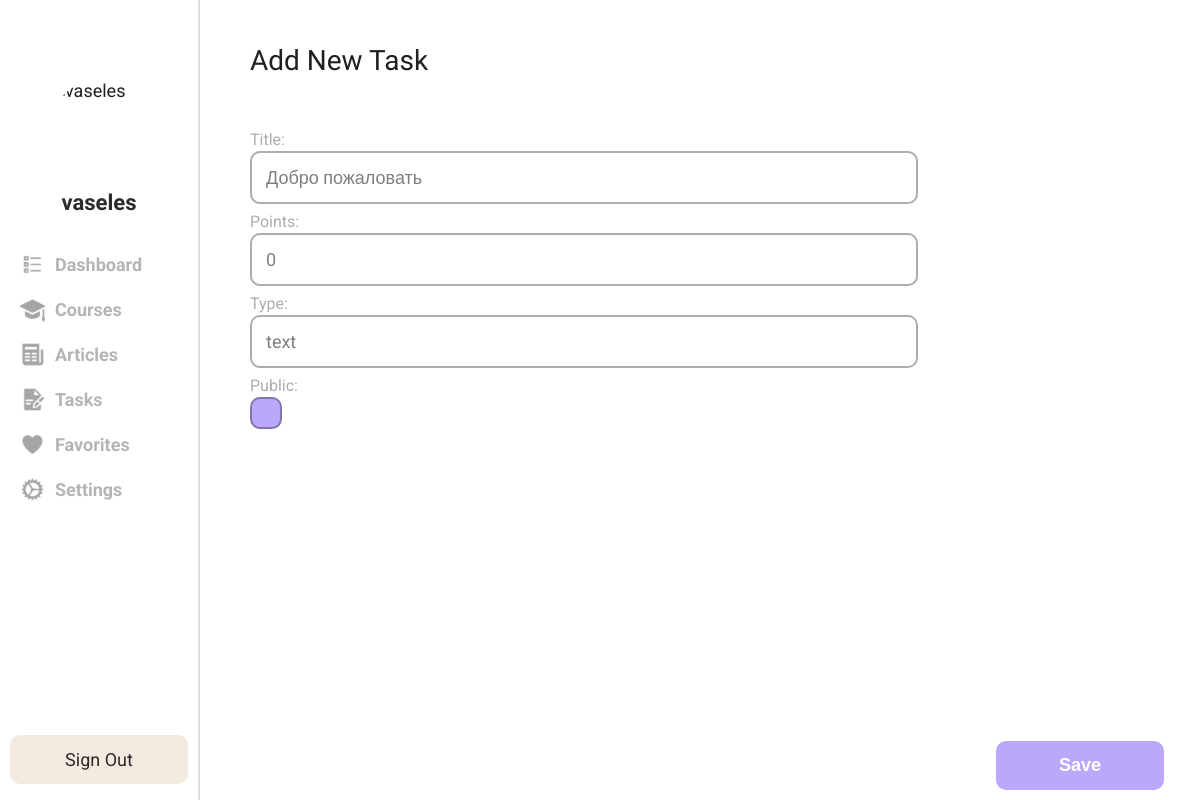
Page /courses/1/edit/tasks/1/edit (signed in) on the committed database.
### course/models.py (models this page shows, shortened)
class Task(models.Model):
    TYPE = (
        ('text','text'),
        ('video', 'video'),
        ('project','project'),
        ('code', 'code'),
    )
    title = models.CharField(max_length=255)
    type = models.CharField(max_length=10, choices=TYPE, blank=True)
    points = models.IntegerField(default=0)
    video = models.FileField(upload_to='courses/tasks/videos', blank=True)
    text = RichTextField(blank=True)
    url_on_repo  = models.ManyToManyField(TaskURLField, blank=True)
    code_true_answer = models.CharField(max_length=255, blank=True)
    public = models.BooleanField(default=False)
    users_who_completed = models.ManyToManyField(User, related_name='users_who_completed_task', blank=True)
    created = models.DateTimeField(auto_now_add=True)
    updated = models.DateTimeField(auto_now=True)

### course/views/course.py (the view, shortened to what this page needs)
# urls.py: path('<int:id>/edit/tasks/<int:task_id>/edit', course.course_task_update, name='course_tasks_update'),
@login_required(login_url='auth:sign-in')
def course_task_update(request, id, task_id):
    if request.user.is_superuser:
        course = get_object_or_404(Course, pk=id)
        task = get_object_or_404(Task, pk=task_id)
        return render(request, 'course/edit/course_tasks_form.html', {
            'course': course,
            'task': task,
        })
    else:
        messages.error(request, '')
        return redirect('/')

### course/templates/course/edit/course_tasks_form.html (shortened to what this page needs)
{% include 'main.html' %}
{% block title %}
    <link rel="stylesheet" href="/static/css/courses/create_courses.css">
{% endblock title %}
{% block content %}
<div class="page">
    {% include "header.html" %}
    <form class="page__content" method='POST' enctype='multipart/form-data'>
        <div class="page__content__main">
            <div class="page__content__header">
                <h2>Add New Task </h2>
            </div>
            <div class="page__content__form" id='CreateCourseForm'>
                <div class="form__field">
                    <label>Title:</label>
                    <input
                            type="text"
                            name="title"
                            placeholder="Enter task name"
                            value='{{ task.title }}'
                            required />
                </div>
                <div class="form__field">
                    <label>Points:</label>
                    <input
                            type="number"
                            name="points"
                            placeholder="Enter points number"
                            value='{{ task.points }}'
                            required />
                </div>
                <div class="form__field">
                    <label>Type:</label>
                    <select
                        name="type"
                        id="SelectTask"
                        required>
                        <option value="text" {% if task.type == 'text' %}selected{% endif %}>text</option>
                    </select>
                </div>
                <div class="form__field form__field__public">
                    <label>Public:</label>
                    <input
                            type="checkbox"
                            name="public"
                            {% if task.public %}checked{% endif %}  />
                </div>
            </div>
        </div>
        <div class="page__content__sorting">
            <button type="submit" class="btn">Save</button>
        </div>
    </form>
</div>
{% endblock content %}

### templates/header.html
<div class="page__header">
    <div class="page__header__top">
        <div class="page__header__user">
            <img
                {% if request.user.profile.image  %}
                    src="/static/media/{{ request.user.profile.image }}"
                {% else %}
                    src="https://images.pexels.com/photos/17886484/pexels-photo-17886484/free-photo-of-patio-of-a-restaurant.jpeg?auto=compress&cs=tinysrgb&w=800&lazy=load"
                {% endif  %}
                alt="{{ request.user.username }}">
            <a href="/users/{{ request.user.username }}">{{ request.user.username }}</a>
        </div>
        <div class="page__header__menu">
            <a href="/" class="active">
               <img src="/static/media/icons/Content.svg" alt="Dashboard">
               Dashboard
            </a>
            <a href="/courses" class="">
                <img src="/static/media/icons/GraduationCap.svg" alt="Courses">
                Courses
            </a>
            <a href="/articles" class="">
                <img src="/static/media/icons/News.svg" alt="Articles">
                Articles
            </a>
            <a href="/tasks" class="">
                <img src="/static/media/icons/SigningADocument.svg" alt="SigningADocument">
                Tasks
            </a>
            <a href="/favorites" class="">
                <img src="/static/media/icons/Heart.svg" alt="Favorites">
                Favorites
            </a>
            <a href="/settings" class="">
                <img src="/static/media/icons/Settings.svg" alt="Settings">
                Settings
            </a>
        </div>
    </div>
    <div class="page__header__bottom">
        <a href="/sign-out" class="btn btn--primary">Sign Out</a>
    </div>
</div>

### static/css/main.css (style rules this page uses)
* { box-sizing: border-box; padding: 0; margin: 0; text-decoration: none; outline: none; border: none; }
body { background-color: var(--white); color: var(--primary); font-size: 18px; font-family: var(--Roboto); overflow-x: hidden; }
a { color: rgb(20,20,20,.9); }
.btn { padding: 14px 16px; border-radius: 10px; background-color: var(--black); color: var(--white); font-size: 18px; cursor: pointer; }
a, button, input, textarea, select, textarea { transition: all .3s linear; }
.page { display: flex; justify-content: space-between; align-items: flex-start; width: 100%; }
.page__header { display: flex; justify-content: space-between; align-items: center; flex-direction: column; position: fixed; height: 100vh; width: 200px; bottom: 0; left: 0; top: 0; padding: 10vh 10px 2vh; border-right: 2px solid rgb(20,20,20,.15); }
.page__header__user { display: flex; justify-content: center; align-items: center; flex-direction: column; margin-bottom: 15%; }
.page__header__user img { border-radius: 150px; width: 100px; height: 100px; object-fit: cover; margin-bottom: 10px; }
.page__header__user a { font-size: 22px; font-family: var(--PaytoneOne); font-weight: 600; }
.page__header__top { display: flex; justify-content: center; align-items: center; flex-direction: column; width: 100%; }
.page__header__bottom { width: 100%; display: flex; justify-content: center; align-items: center; flex-direction: column; }
.page__header__bottom a { width: 100%; }
.btn--primary { text-align: center; background-color: rgb(242, 230, 217, .8); color: rgb(20,20,20,.9); }
.page__header__menu { display: flex; justify-content: center; align-items: center; flex-direction: column; width: 100%; }
.page__header__menu a { display: flex; justify-content: start; align-items: center; padding: 10px; width: 100%; gap: 10px; opacity: .35; font-size: 18px; font-weight: 700; border-radius: 10px; }
.page__header__menu a img { width: 25px; height: 25px; }
.page__content { display: flex; justify-content: space-between; align-items: start; width: 100%; margin-left: 200px; }
.page__content__main { display: flex; justify-content: center; align-items: center; flex-direction: column; width: 75%; padding: 0 5%; }
.page__content__header, .page__content__sorting { display: flex; align-items: center; width: 100%; }
.page__content__header { justify-content: space-between; }
.page__content__sorting { justify-content: flex-end; }
.page__content__header h2 { font-family: var(--PaytoneOne); font-size: 28px; font-weight: 400; }
.page__content__sorting { width: 25%; display: flex; justify-content: center; align-items: center; flex-direction: column; padding: 10px 5%; }
.page__content__header { display: flex; justify-content: space-between; align-items: center; width: 100%; height: 15vh; }

### static/css/courses/create_courses.css (style rules this page uses)
.page__content__main { width: 64vw; }
.page__content__form { width: 100%; display: flex; justify-content: start; align-items: start; flex-direction: column; padding: 10px 0; padding-bottom: 20%; }
.form__field { display: flex; justify-content: start; align-items: start; flex-direction: column; margin-bottom: 8px; width: 100%; }
.form__field label { font-size: 16px; color: rgb(20,20,20,.35); font-family: var(--Roboto); margin-bottom: 2px; }
.form__field input, select, textarea { color: rgb(20,20,20,.55); font-family: var(--Roboto); font-size: 18px; border: 2px solid rgb(20,20,20,.35); border-radius: 10px; padding: 14px; width: 100%; background-color: transparent; }
option { padding: 4px; color: rgb(20,20,20,.55); }
select { appearance: none; -webkit-appearance: none; -moz-appearance: none; }
.page__content__sorting { height: 100vh; overflow: hidden; display: flex; justify-content: space-between; align-items: center; position: fixed; right: 0; width: 20vw; padding: 10px 3%; }
.page__content__sorting button { width: 100%; background-color: var(--violet); font-weight: bold; }
.form__field__public { max-width: 100px; }
.form__field__public input { width: 30px; height: 30px; appearance: none; }
.form__field__public input:checked { background-color: var(--violet); }

### static/css/variables.css (style rules this page uses)
:root { --black: #000; --white: #fff; --primary: #202020; --lightYellow: #F2E6D9; --pink: #EAB6E1; --violet: #BBA8FD; --lilac: #DDC1EA; --lightBlue: #F3F8FF; --blue: #DEECFF; --lightViolet: #C6CFFF; --lightLilac: #E8D3FF; --Roboto: 'Roboto', sans-serif; --PaytoneOne: 'Paytone One', sans-serif; }

### rows in the picture
Task: title "Добро пожаловать", points "0", type "text", public "☑"

### other values in the picture
{{ request.user.username }} "vaseles"
